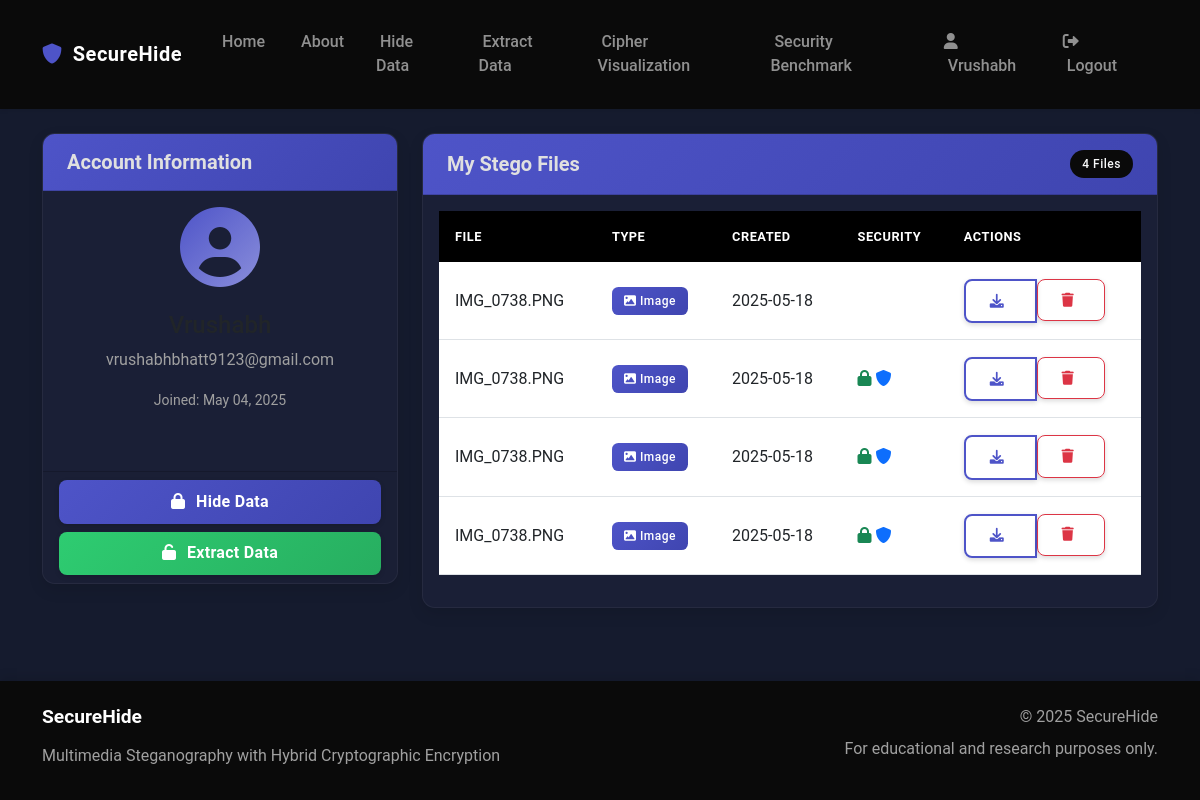
Page /account (signed in) on the earlier database version.
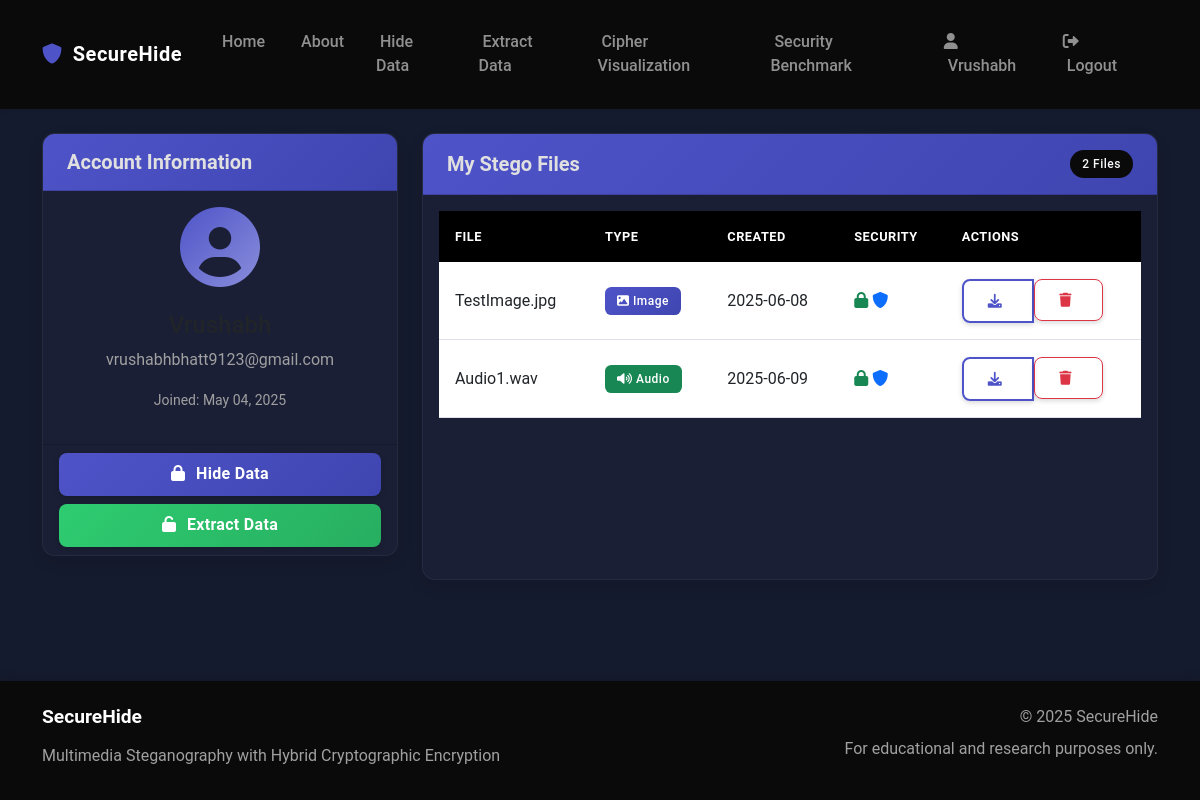
Same page on the later database version.
### app/models.py (models this page shows, shortened)
class User(db.Model, UserMixin):
    id = db.Column(db.Integer, primary_key=True)
    username = db.Column(db.String(20), unique=True, nullable=False)
    email = db.Column(db.String(120), unique=True, nullable=False)
    password = db.Column(db.String(60), nullable=False)
    date_joined = db.Column(db.DateTime, default=datetime.utcnow)
    stego_files = db.relationship('StegoFile', backref='owner', lazy=True)

class StegoFile(db.Model):
    id = db.Column(db.Integer, primary_key=True)
    filename = db.Column(db.String(100), nullable=False)
    original_filename = db.Column(db.String(100), nullable=True)
    file_path = db.Column(db.String(255), nullable=False)
    media_type = db.Column(db.String(20), nullable=False)  # image, audio, video
    date_created = db.Column(db.DateTime, default=datetime.utcnow)
    has_message = db.Column(db.Boolean, default=False)
    is_encrypted = db.Column(db.Boolean, default=False)
    has_integrity_check = db.Column(db.Boolean, default=False)
    additional_info = db.Column(db.String(255), nullable=True)  # For video frame info etc.
    user_id = db.Column(db.Integer, db.ForeignKey('user.id'), nullable=False)

### app/routes.py (the view)
@users.route('/account')
@login_required
def account():
    stego_files = StegoFile.query.filter_by(user_id=current_user.id).all()
    return render_template('account.html', title='Account', stego_files=stego_files)

### app/models.py (called while the page is built)
@login_manager.user_loader
def load_user(user_id):
    return User.query.get(int(user_id))

### app/templates/account.html (shortened to what this page needs)
{% extends "layout.html" %}
{% block content %}
<div class="row">
    <div class="col-md-4 mb-4">
        <div class="card">
            <div class="card-header bg-primary text-white">
                <h5 class="card-title mb-0">Account Information</h5>
            </div>
            <div class="card-body">
                <div class="text-center mb-4">
                    <i class="fas fa-user-circle fa-5x text-gradient"></i>
                </div>
                <h4 class="text-center">{{ current_user.username }}</h4>
                <p class="text-center text-muted">{{ current_user.email }}</p>
                <p class="text-center">
                    <small class="text-muted">Joined: {{ current_user.date_joined.strftime('%B %d, %Y') }}</small>
                </p>
            </div>
            <div class="card-footer">
                <div class="d-grid gap-2">
                    <a href="{{ url_for('steganography.hide') }}" class="btn btn-primary">
                        <i class="fas fa-lock"></i> Hide Data
                    </a>
                    <a href="{{ url_for('steganography.extract') }}" class="btn btn-success">
                        <i class="fas fa-unlock"></i> Extract Data
                    </a>
                </div>
            </div>
        </div>
    </div>
    <div class="col-md-8">
        <div class="card">
            <div class="card-header bg-primary text-white d-flex justify-content-between align-items-center">
                <h5 class="card-title mb-0">My Stego Files</h5>
                <span class="badge bg-dark text-light rounded-pill">{{ stego_files|length }} Files</span>
            </div>
            <div class="card-body">
                {% if stego_files %}
                    <div class="table-responsive">
                        <table class="table table-hover">
                            <thead>
                                <tr>
                                    <th>File</th>
                                    <th>Type</th>
                                    <th>Created</th>
                                    <th>Security</th>
                                    <th>Actions</th>
                                </tr>
                            </thead>
                            <tbody>
                                {% for file in stego_files %}
                                <tr data-file-id="{{ file.id }}">
                                    <td>
                                        {% if file.original_filename %}
                                            {% if file.filename.endswith('.info') %}
                                                <i class="fas fa-info-circle text-info me-1"></i>
                                                <span class="text-info">{{ file.original_filename }}</span>
                                                <small class="text-muted">(Frame Info File)</small>
                                            {% else %}
                                                {{ file.original_filename }}
                                            {% endif %}
                                        {% endif %}
                                    </td>
                                    <td>
                                        {% if file.filename.endswith('.info') %}
                                            <span class="badge bg-info"><i class="fas fa-file-code"></i> Info</span>
                                        {% elif file.media_type == 'image' %}
                                            <span class="badge bg-primary"><i class="fas fa-image"></i> Image</span>
                                        {% elif file.media_type == 'audio' %}
                                            <span class="badge bg-success"><i class="fas fa-volume-up"></i> Audio</span>
                                        {% elif file.media_type == 'video' %}
                                            <span class="badge bg-danger"><i class="fas fa-video"></i> Video</span>
                                        {% else %}
                                            <span class="badge bg-secondary"><i class="fas fa-file"></i> File</span>
                                        {% endif %}
                                    </td>
                                    <td>{{ file.date_created.strftime('%Y-%m-%d') }}</td>
                                    <td>
                                        {% if file.is_encrypted %}
                                            <i class="fas fa-lock text-success" title="Encrypted"></i>
                                        {% endif %}
                                        {% if file.has_integrity_check %}
                                            <i class="fas fa-shield-alt text-primary" title="Integrity Check"></i>
                                        {% endif %}
                                    </td>
                                    <td>
                                        <div class="btn-group">
                                            <a href="{{ url_for('steganography.download_file', file_id=file.id) }}" class="btn btn-outline-primary btn-sm">
                                                <i class="fas fa-download"></i>
                                            </a>
                                            <form action="{{ url_for('steganography.delete_file', file_id=file.id) }}" method="POST" class="d-inline" onsubmit="return confirm('Are you sure you want to delete this file?');">
                                                <button type="submit" class="btn btn-outline-danger btn-sm">
                                                    <i class="fas fa-trash"></i>
                                                </button>
                                            </form>
                                        </div>
                                    </td>
                                </tr>
                                {% endfor %}
                            </tbody>
                        </table>
                    </div>
                {% endif %}
            </div>
        </div>
    </div>
</div>
<div class="toast-container position-fixed bottom-0 end-0 p-3"></div>
{% endblock %}

### app/templates/layout.html (shortened to what this page needs)
<!DOCTYPE html>
<html lang="en">
<head>
    <link href="https://cdn.jsdelivr.net/npm/bootstrap@5.3.0/dist/css/bootstrap.min.css" rel="stylesheet">
    <link rel="stylesheet" href="{{ url_for('static', filename='css/main.css') }}">
    <link rel="stylesheet" href="https://cdnjs.cloudflare.com/ajax/libs/font-awesome/6.0.0/css/all.min.css">
</head>
<body>
    <header>
        <nav class="navbar navbar-expand-lg navbar-dark bg-dark shadow-sm">
            <div class="container">
                <a class="navbar-brand" href="{{ url_for('main.home') }}">
                    <i class="fas fa-shield-alt"></i> SecureHide
                </a>
                <div class="collapse navbar-collapse p-2" id="navbarNav">
                    <ul class="navbar-nav me-auto">
                        <li class="nav-item">
                            <a class="nav-link" href="{{ url_for('main.home') }}">Home</a>
                        </li>
                        <li class="nav-item">
                            <a class="nav-link" href="{{ url_for('main.about') }}">&nbsp;About</a>
                        </li>
                        {% if current_user.is_authenticated %}
                        <li class="nav-item">
                            <a class="nav-link" href="{{ url_for('steganography.hide') }}">&nbsp;Hide Data</a>
                        </li>
                        <li class="nav-item">
                            <a class="nav-link" href="{{ url_for('steganography.extract') }}">&nbsp;Extract Data</a>
                        </li>
                        <li class="nav-item">
                            <a class="nav-link" href="{{ url_for('steganography.visualize') }}">&nbsp;Cipher Visualization</a>
                        </li>
                        <li class="nav-item">
                            <a class="nav-link" href="{{ url_for('steganography.benchmark') }}">&nbsp;Security Benchmark</a>
                        </li>
                        {% endif %}
                    </ul>
                    <ul class="navbar-nav">
                        {% if current_user.is_authenticated %}
                        <li class="nav-item">
                            <a class="nav-link" href="{{ url_for('users.account') }}">
                                <i class="fas fa-user"></i> &nbsp;{{ current_user.username }}
                            </a>
                        </li>
                        <li class="nav-item">
                            <a class="nav-link" href="{{ url_for('users.logout') }}">
                                <i class="fas fa-sign-out-alt"></i> &nbsp;Logout
                            </a>
                        </li>
                        {% endif %}
                    </ul>
                </div>
            </div>
        </nav>
    </header>
    <main role="main" class="container py-4">
        {% block content %}{% endblock %}
    </main>
    <footer class="bg-dark text-white py-4 mt-5">
        <div class="container">
            <div class="row">
                <div class="col-md-6">
                    <h5>SecureHide</h5>
                    <p>Multimedia Steganography with Hybrid Cryptographic Encryption</p>
                </div>
                <div class="col-md-6 text-md-end">
                    <p>&copy; 2025 SecureHide</p>
                    <p>For educational and research purposes only.</p>
                </div>
            </div>
        </div>
    </footer>
</body>
</html>

### app/static/css/main.css (style rules this page uses)
:root { --primary: #4e54c8; --primary-hover: #3f45b0; --primary-light: #8a8edb; --secondary: #1a1f36; --success: #2ecc71; --success-hover: #27ae60; --dark: #121212; --darker: #0a0a0a; --light-dark: #2a2a2a; --text-light: #e0e0e0; --text-muted: #a0a0a0; }
body { background-color: #151b2e; color: var(--text-light); min-height: 100vh; display: flex; flex-direction: column; font-family: 'Roboto', 'Segoe UI', sans-serif; }
main { flex: 1; }
.bg-dark { background-color: var(--darker) !important; }
.text-muted { color: var(--text-muted) !important; }
.navbar { box-shadow: 0 4px 12px rgba(0, 0, 0, 0.15); padding: 0.7rem 1rem; }
.navbar-dark { background: rgb(29, 29, 29); }
.navbar-brand { font-weight: 700; letter-spacing: 0.5px; color: #fff; padding: 0.5rem 0; }
.navbar-brand i { color: var(--primary); margin-right: 0.3rem; }
.nav-link { font-weight: 500; transition: all 0.2s ease; position: relative; padding: 0.7rem 1rem !important; }
.nav-link:after { content: ''; position: absolute; width: 0; height: 2px; bottom: 0; left: 0; background-color: var(--primary); transition: width 0.3s ease; }
.card { background-color: var(--secondary); box-shadow: 0 6px 15px rgba(0, 0, 0, 0.1); border-radius: 0.8rem; border: 1px solid rgba(255, 255, 255, 0.05); transition: transform 0.3s ease, box-shadow 0.3s ease; overflow: hidden; height: 100%; }
.card-header { font-weight: 600; padding: 1rem 1.5rem; }
.card-title { font-weight: 700; margin-top: 0rem; color: var(--text-light); }
.bg-primary { background-color: var(--primary) !important; background: linear-gradient(135deg, var(--primary) 0%, var(--primary-hover) 100%); }
.btn { border-radius: 0.5rem; padding: 0.6rem 1.5rem; font-weight: 600; letter-spacing: 0.3px; transition: all 0.3s ease; box-shadow: 0 2px 5px rgba(0, 0, 0, 0.15); position: relative; overflow: hidden; }
.btn:after { content: ''; position: absolute; width: 100%; height: 100%; top: 0; left: -100%; background: linear-gradient(90deg, rgba(255, 255, 255, 0.1), rgba(255, 255, 255, 0)); transition: all 0.3s ease; }
.btn-primary { background: linear-gradient(135deg, var(--primary) 0%, var(--primary-hover) 100%); border: none; }
.btn-success { background: linear-gradient(135deg, var(--success) 0%, var(--success-hover) 100%); border: none; }
.btn-outline-primary { color: var(--primary); border: 2px solid var(--primary); background: transparent; }
.btn i { margin-right: 0.4rem; }
footer { background: rgb(29, 29, 29); padding: 2rem 0; box-shadow: 0 -4px 10px rgba(0, 0, 0, 0.1); }
footer h5 { font-weight: 700; margin-bottom: 1rem; font-size: 1.2rem; }
footer p { color: var(--text-muted); margin-bottom: 0.5rem; }
.text-gradient { background: linear-gradient(135deg, var(--primary) 0%, var(--primary-light) 100%); -webkit-background-clip: text; -webkit-text-fill-color: transparent; }
.table { color: var(--text-light); border-collapse: separate; border-spacing: 0; }
.table th { background-color: black; color: white; border: none; font-weight: 600; text-transform: uppercase; font-size: 0.8rem; letter-spacing: 0.5px; padding: 1rem; }
.table td { padding: 1rem; border-top: 1px solid rgba(255, 255, 255, 0.05); vertical-align: middle; }
.table tbody tr { background-color: var(--secondary); transition: background-color 0.2s ease; }
.badge { padding: 0.5rem 0.75rem; font-weight: 500; letter-spacing: 0.5px; border-radius: 0.4rem; }

Differences in the rows shown:
removed StegoFile: original_filename "IMG_0738.PNG", media_type "image" (drawn), date_created "2025-05-18"
no longer on this page (row edited): StegoFile: original_filename "IMG_0738.PNG", media_type "image" (drawn), date_created "2025-05-18", is_encrypted True (drawn), has_integrity_check True (drawn)
removed StegoFile: original_filename "IMG_0738.PNG", media_type "image" (drawn), date_created "2025-05-18", is_encrypted True (drawn), has_integrity_check True (drawn)
changed StegoFile: original_filename "IMG_0738.PNG" → "TestImage.jpg"; date_created "2025-05-18" → "2025-06-08"
added StegoFile: original_filename "Audio1.wav", media_type "audio" (drawn), date_created "2025-06-09", is_encrypted True (drawn), has_integrity_check True (drawn)
Other differences:
{{ stego_files|length }}: "4" → "2"
